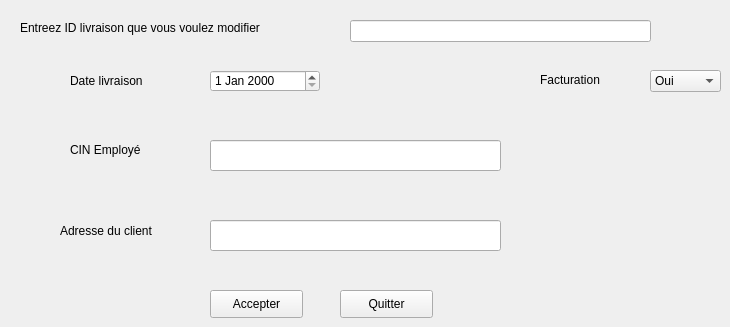
       <widget class="QWidget" name="tab_31">
        <attribute name="title">
         <string>Modifier livraison</string>
        </attribute>
        <widget class="QLabel" name="label_23_slim">
         <property name="geometry">
          <rect>
           <x>20</x>
           <y>20</y>
           <width>261</width>
           <height>16</height>
          </rect>
         </property>
         <property name="text">
          <string>Entreez ID livraison que vous voulez modifier</string>
         </property>
        </widget>
        <widget class="QDateEdit" name="m_datelivraison_slim">
         <property name="geometry">
          <rect>
           <x>210</x>
           <y>70</y>
           <width>110</width>
           <height>22</height>
          </rect>
         </property>
        </widget>
        <widget class="QLabel" name="label_14_slim">
         <property name="geometry">
          <rect>
           <x>70</x>
           <y>70</y>
           <width>81</width>
           <height>21</height>
          </rect>
         </property>
         <property name="text">
          <string>Date livraison</string>
         </property>
        </widget>
        <widget class="QLineEdit" name="m_cinemploye_slim">
         <property name="geometry">
          <rect>
           <x>210</x>
           <y>140</y>
           <width>291</width>
           <height>31</height>
          </rect>
         </property>
        </widget>
        <widget class="QLabel" name="label_27_slim">
         <property name="geometry">
          <rect>
           <x>70</x>
           <y>140</y>
           <width>81</width>
           <height>20</height>
          </rect>
         </property>
         <property name="text">
          <string>CIN Employé</string>
         </property>
        </widget>
        <widget class="QLineEdit" name="m_adresse_slim">
         <property name="geometry">
          <rect>
           <x>210</x>
           <y>220</y>
           <width>291</width>
           <height>31</height>
          </rect>
         </property>
        </widget>
        <widget class="QLabel" name="label_12_slim">
         <property name="geometry">
          <rect>
           <x>60</x>
           <y>210</y>
           <width>131</width>
           <height>41</height>
          </rect>
         </property>
         <property name="text">
          <string>Adresse du client</string>
         </property>
        </widget>
        <widget class="QPushButton" name="modifierL_slim">
         <property name="geometry">
          <rect>
           <x>210</x>
           <y>290</y>
           <width>93</width>
           <height>28</height>
          </rect>
         </property>
         <property name="text">
          <string>Accepter</string>
         </property>
        </widget>
        <widget class="QPushButton" name="A_quitter4_2_slim">
         <property name="geometry">
          <rect>
           <x>340</x>
           <y>290</y>
           <width>93</width>
           <height>28</height>
          </rect>
         </property>
         <property name="text">
          <string>Quitter</string>
         </property>
        </widget>
        <widget class="QLabel" name="label_41">
         <property name="geometry">
          <rect>
           <x>540</x>
           <y>70</y>
           <width>81</width>
           <height>20</height>
          </rect>
         </property>
         <property name="text">
          <string>Facturation</string>
         </property>
        </widget>
        <widget class="QComboBox" name="m_facturation_slim">
         <property name="geometry">
          <rect>
           <x>650</x>
           <y>70</y>
           <width>71</width>
           <height>22</height>
          </rect>
         </property>
         <item>
          <property name="text">
           <string>Oui</string>
          </property>
         </item>
         <item>
          <property name="text">
           <string>Non</string>
          </property>
         </item>
        </widget>
        <widget class="QLineEdit" name="m_idlivraison_slim">
         <property name="geometry">
          <rect>
           <x>350</x>
           <y>20</y>
           <width>301</width>
           <height>22</height>
          </rect>
         </property>
        </widget>
       </widget>
